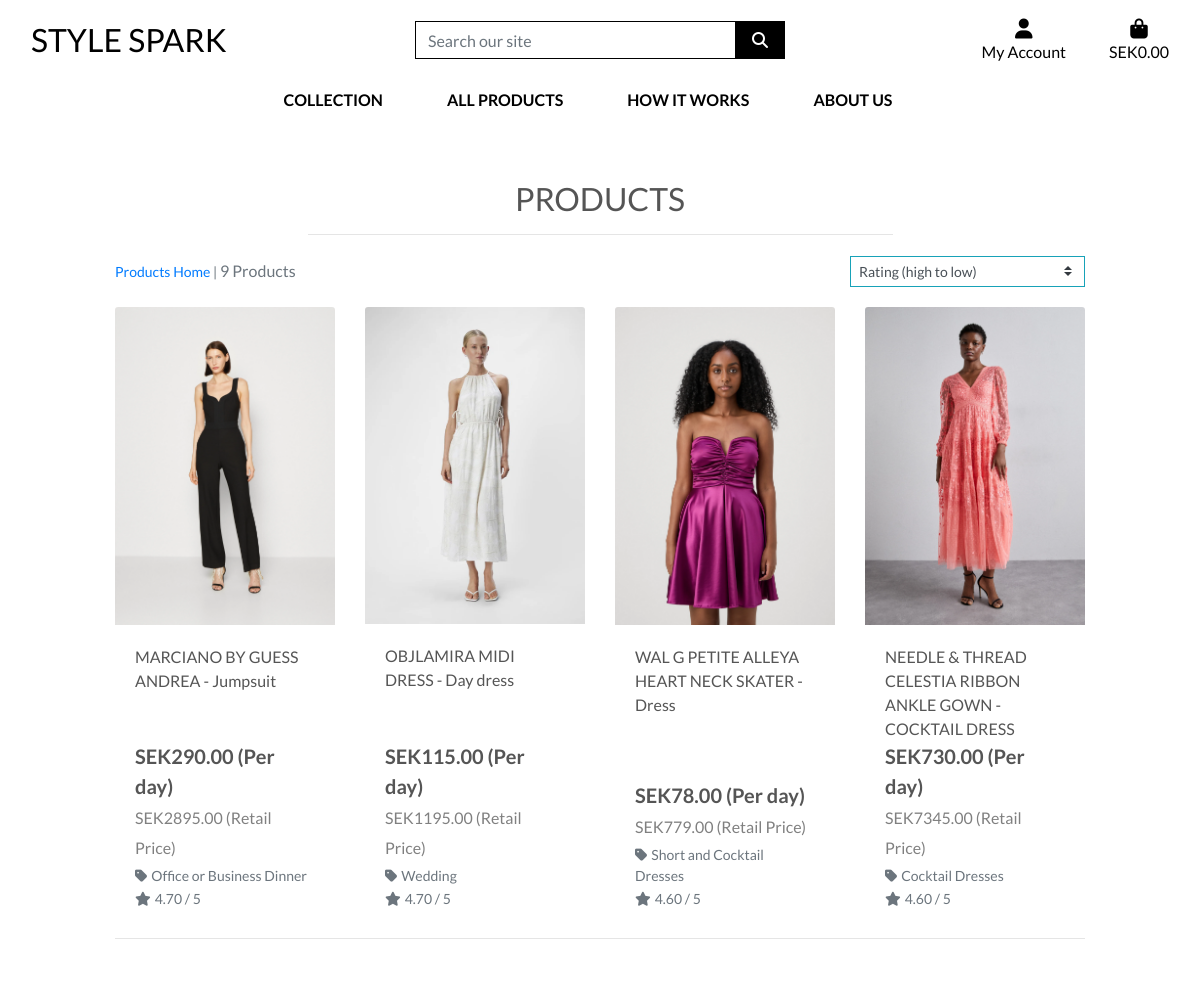
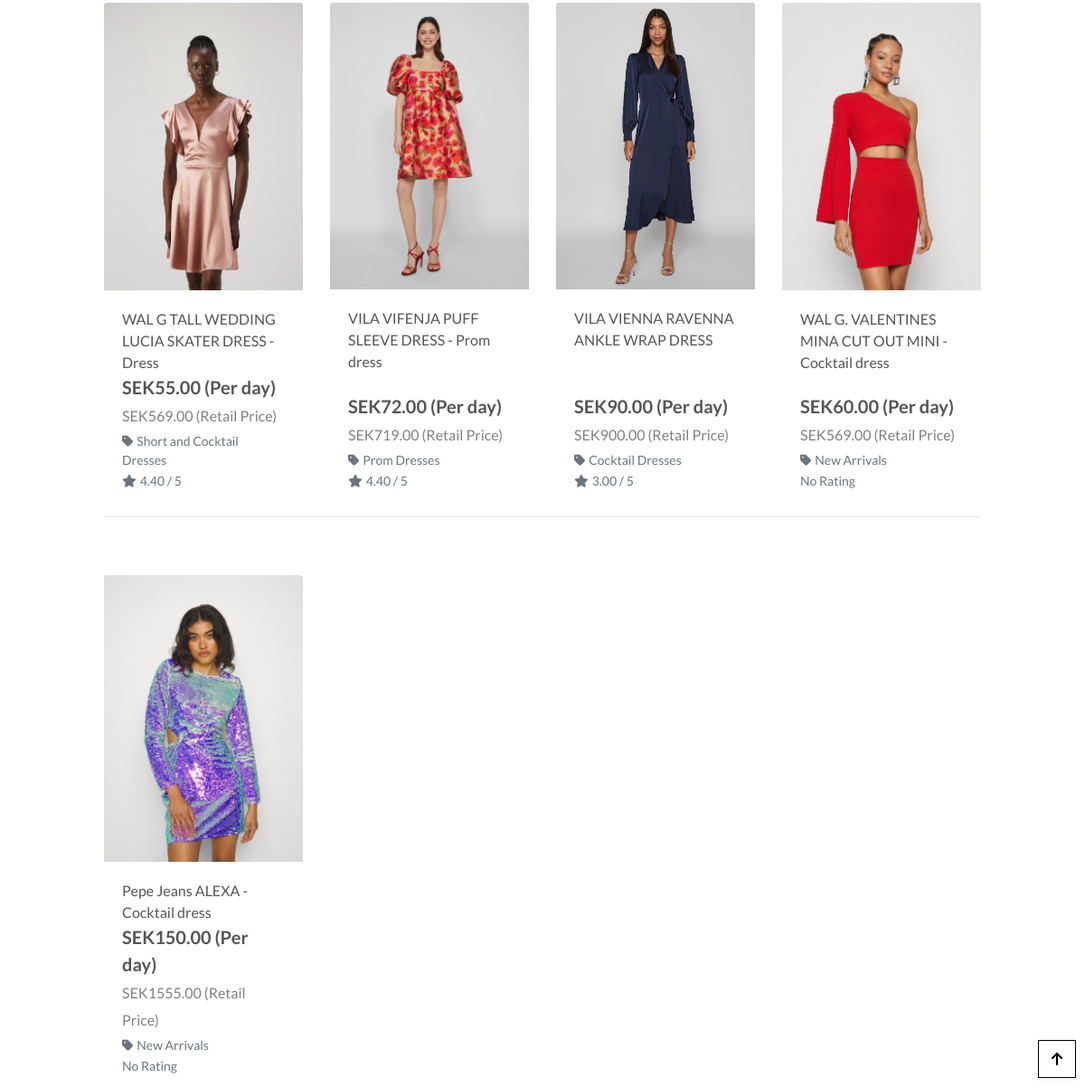
Page /products/?sort=rating&direction=desc on the committed database (2 pictures, top to bottom).
### products/models.py (models this page shows, shortened)
class Product(models.Model):
    category = models.ForeignKey('Category', null=True, blank=True, on_delete=models.SET_NULL)
    sku = models.CharField(max_length=254, null=True, blank=True)
    name = models.CharField(max_length=254)
    description = models.TextField()
    has_sizes = models.BooleanField(default=False, null=True, blank=True)
    price = models.DecimalField(max_digits=6, decimal_places=2)
    retail_price = models.DecimalField(("Retail Price"), max_digits=10, decimal_places=2, blank=True, null=True)
    rating = models.DecimalField(max_digits=6, decimal_places=2, null=True, blank=True)
    image_url = models.URLField(max_length=1024, null=True, blank=True)
    image = models.ImageField(null=True, blank=True)

class Category(models.Model):
    class Meta:
        verbose_name_plural = 'Categories'
    name = models.CharField(max_length=254)
    friendly_name = models.CharField(max_length=254, null=True, blank=True)

### products/views.py (the view, shortened to what this page needs)
# urls.py: path('', views.all_products, name='products'),
def all_products(request):
    products = Product.objects.all()
    query = None
    categories = None
    sort = request.GET.get('sort', None)
    direction = request.GET.get('direction', 'asc')
    all_categories = Category.objects.all()
    if request.GET:
        if 'sort' in request.GET:
            sortkey = request.GET['sort']
            sort = sortkey
            if sortkey == 'name':
                sortkey = 'lower_name'
                products = products.annotate(lower_name=Lower('name'))
            if sortkey == 'category':
                sortkey = 'category__name'
            if 'direction' in request.GET:
                direction = request.GET['direction']
                if direction == 'desc':
                    sortkey = f'-{sortkey}'
            products = products.order_by(sortkey)
    current_sorting = f'{sort}_{direction}' if sort and direction else None
    all_category_names = list(all_categories.values_list('name', flat=True))
    context = {
        'products': products,
        'search_term': query,
        'current_categories': categories,
        'current_sorting': current_sorting,
        'all_categories': all_category_names,
    }
    return render(request, 'products/products.html', context)

### cart/contexts.py (called while the page is built, shortened)
def cart_contents(request):
    cart_items = []
    total = Decimal(0)
    product_count = 0
    cart = request.session.get('cart', {})
    if not isinstance(cart, dict):
        cart = {}
    if not cart:
        delivery = Decimal(0)
    grand_total = total + delivery
    print(f"Total: {total}")
    print(f"Delivery: {delivery}")
    print(f"Grand Total: {grand_total}")
    context = {
        'cart_items': cart_items,
        'total': total,
        'product_count': product_count,
        'delivery': delivery,
        'grand_total': grand_total,
    }
    return context

### products/templates/products/products.html (shortened to what this page needs)
{% extends "base.html" %}
{% load static %}
{% block page_header %}
    <div class="container header-container">
    </div>
{% endblock %}
{% block content %}
    <div class="overlay"></div>
    <div class="container-fluid">
        <div class="row">
            <div class="col text-center mt-3">
                <h2 class="logo-font">Products</h2>
                <hr class="w-50 mb-1">
            </div>
        </div>
        <div class="row">
            <div class="product-container col-10 offset-1">
                <div class="row mt-1 mb-2">
                    <div class="col-12 col-md-6 my-auto order-md-last d-flex justify-content-center justify-content-md-end">
                        <div class="sort-select-wrapper w-50">
                            <select id="sort-selector" class="custom-select custom-select-sm rounded-0 border border-{% if current_sorting != 'None_None' %}info{% else %}black{% endif %}">
                                <option value="rating_desc" {% if current_sorting == 'rating_desc' %}selected{% endif %}>Rating (high to low)</option>
                            </select>
                        </div>
                    </div>
                    <div class="col-12 col-md-6 order-md-first">
                        <p class="text-muted mt-3 text-center text-md-left">
                            {% if search_term or current_categories or current_sorting != 'None_None' %}
                                <span class="small"><a href="{% url 'products' %}">Products Home</a> | </span>
                            {% endif %}
                            {{ products|length }} Products{% if search_term %} found for <strong>"{{ search_term }}"</strong>{% endif %}
                        </p>
                    </div>
                </div>
                <div class="row">
                    {% for product in products %}
                        <div class="col-sm-6 col-md-6 col-lg-4 col-xl-3">
                            <div class="card h-100 border-0">
                                {% if product.image %}
                                    <a href="{% url 'product_detail' product.id %}">
                                        <img class="card-img-top img-fluid" src="{{ product.image.url }}" alt="{{ product.name }}">
                                    </a>
                                {% else %}
                                    <a href="{% url 'product_detail' product.id %}">
                                        <img class="card-img-top img-fluid" src="{{ MEDIA_URL }}noimage.png" alt="{{ product.name }}">
                                    </a>
                                {% endif %}
                                <div class="card-body pb-0">
                                    <p class="mb-0">{{ product.name }}</p>
                                </div>
                                <div class="card-footer bg-white pt-0 border-0 text-left">
                                    <div class="row">
                                        <div class="col">
                                            <p class="lead mb-0 text-left font-weight-bold">SEK{{ product.price }} (Per day)<br>
                                                {% if product.retail_price %}
                                                    <span class="retail-price">SEK{{ product.retail_price }} (Retail Price)</span><br>
                                                {% endif %}
                                            </p>
                                            {% if product.category %}
                                                <p class="small mt-1 mb-0">
                                                    <a class="text-muted" href="{% url 'products' %}?category={{ product.category.name }}">
                                                        <i class="fas fa-tag mr-1"></i>{{ product.category.friendly_name }}
                                                    </a>
                                                </p>
                                            {% endif %}
                                            {% if product.rating %}
                                                <small class="text-muted"><i class="fas fa-star mr-1"></i>{{ product.rating }} / 5</small>
                                            {% else %}
                                                <small class="text-muted">No Rating</small>
                                            {% endif %}
                                        </div>
                                    </div>
                                </div>
                            </div>
                        </div>
                        {% if forloop.counter|divisibleby:4 %}
                            <div class="col-12 d-none d-xl-block mb-5">
                                <hr>
                            </div>
                        {% endif %}
                    {% endfor %}
                </div>
            </div>
        </div>
    </div>
    <div class="btt-button shadow-sm rounded-0 border border-black">
        <a class="btt-link d-flex h-100">
            <i class="fas fa-arrow-up text-black mx-auto my-auto"></i>
        </a>
    </div>
{% endblock %}

### static/css/base.css (style rules this page uses)
html { height: 100%; }
body { background: url('/media/stockvault-glamour-model287254.jpg') no-repeat center center fixed; background-size: cover; height: calc(100vh - 164px); color: #555; font-family: 'Lato'; }
.logo-font { text-transform: uppercase; }
.retail-price { color: grey; font-weight: normal; font-size: 0.8em; }
.text-black { color: #000 !important; }
.border-black { border: 1px solid black !important; }
.overlay { height: 100%; width: 100%; top: 0; left: 0; position: fixed; background: white; z-index: -1; }
.btt-button { height: 42px; width: 42px; position: fixed; bottom: 10px; right: 10px; }
.btt-link, .update-link, .remove-item { cursor: pointer; }
@media (min-width: 1200px) { .container { max-width: 80%; } }
@media (min-width: 992px) { .header-container { padding-top: 164px; } }

### rows in the picture
Product: image (picture), name "MARCIANO BY GUESS ANDREA - Jumpsuit", price "290.00", retail_price "2895.00", category.friendly_name "Office or Business Dinner", rating "4.70"
Product: image (picture), name "OBJLAMIRA MIDI DRESS - Day dress", price "115.00", retail_price "1195.00", category.friendly_name "Wedding", rating "4.70"
Product: image (picture), name "WAL G PETITE ALLEYA HEART NECK SKATER - Dress", price "78.00", retail_price "779.00", category.friendly_name "Short and Cocktail Dresses", rating "4.60"
Product: image (picture), name "NEEDLE & THREAD CELESTIA RIBBON ANKLE GOWN - COCKTAIL DRESS", price "730.00", retail_price "7345.00", category.friendly_name "Cocktail Dresses", rating "4.60"
Product: image (picture), name "WAL G TALL WEDDING LUCIA SKATER DRESS - Dress", price "55.00", retail_price "569.00", category.friendly_name "Short and Cocktail Dresses", rating "4.40"
Product: image (picture), name "VILA VIFENJA PUFF SLEEVE DRESS - Prom dress", price "72.00", retail_price "719.00", category.friendly_name "Prom Dresses", rating "4.40"
Product: image (picture), name "VILA VIENNA RAVENNA ANKLE WRAP DRESS", price "90.00", retail_price "900.00", category.friendly_name "Cocktail Dresses", rating "3.00"
Product: image (picture), name "WAL G. VALENTINES MINA CUT OUT MINI - Cocktail dress", price "60.00", retail_price "569.00", category.friendly_name "New Arrivals", shows "No Rating"
Product: image (picture), name "Pepe Jeans ALEXA - Cocktail dress", price "150.00", retail_price "1555.00", category.friendly_name "New Arrivals", shows "No Rating"

### other values in the picture
{{ products|length }} "9"
